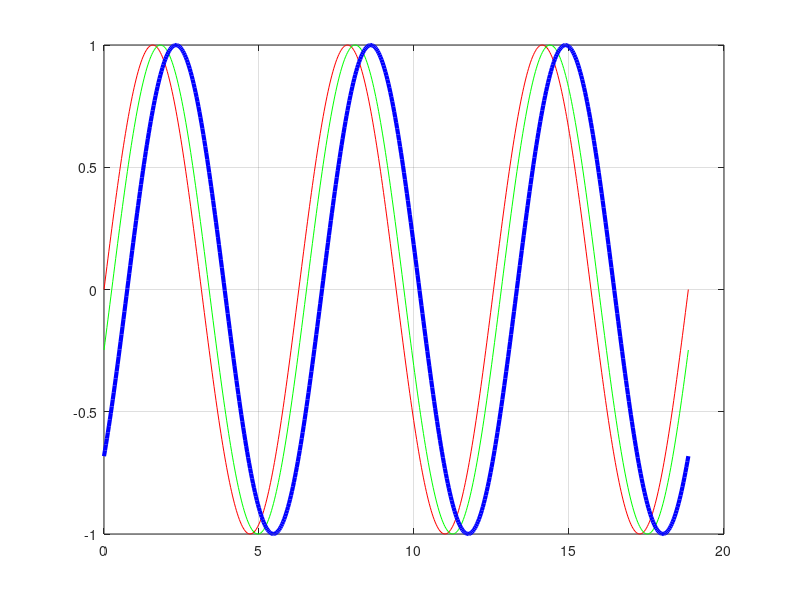

The MATLAB source for this figure:
% Musa Çufalcı

clear
close all

t=0:pi/100:6*pi;
y1=sin(t);
y2=sin(t-0.25);
y3=sin(t-0.75);
%__________________________________________________________________________
 plot(t,y1,'r',t,y2,'g',t,y3,'b','linewidth',3)
%__________________________________________________________________________

grid on




